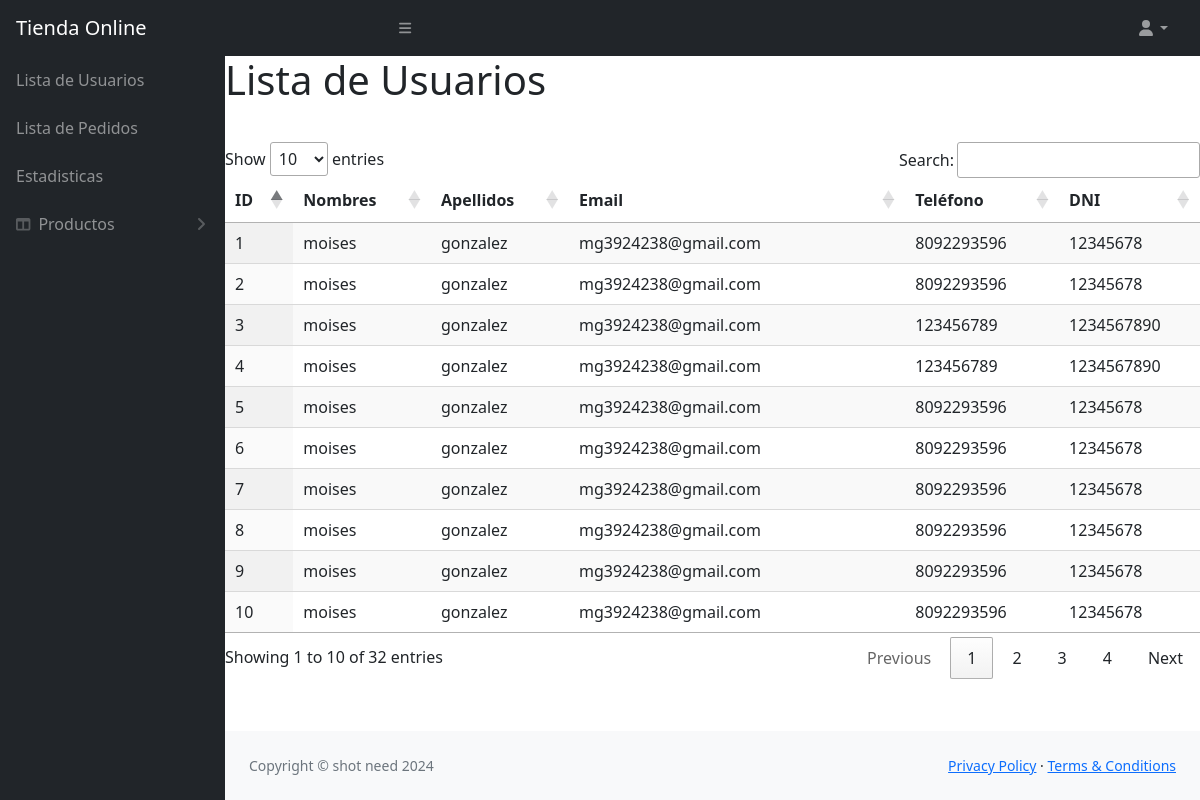
Screenshot of /Admin/Usuarios.php with the database file from the repository.
### tables this page shows
CREATE TABLE `clientes` (
  `nombres` varchar(80) NOT NULL,
  `apellidos` varchar(80) NOT NULL,
  `email` varchar(50) NOT NULL,
  `telefono` varchar(20) NOT NULL,
  `dni` varchar(20) NOT NULL,
  `estatus` tinyint(4) NOT NULL,
  `fecha_alta` datetime NOT NULL,
  `fecha_modifica` int(11) DEFAULT NULL,
  `fecha_baja` int(11) DEFAULT NULL,
  `ubicacion` varchar(100) NOT NULL,
  `id` int(11) NOT NULL
);

### Admin/Usuarios.php (the view, shortened to what this page needs)
<?php
$db = new Database();
$con = $db->conectar();
?>
<!DOCTYPE html>
<html lang="en">
<head>
    <link href="https://cdn.jsdelivr.net/npm/bootstrap@5.3.2/dist/css/bootstrap.min.css" rel="stylesheet">
    <link href="CSS/estilo.css" rel="stylesheet">
    <link rel="stylesheet" href="CSS/esp.css">
    <link rel="stylesheet" type="text/css" href="https://cdn.datatables.net/1.13.1/css/jquery.dataTables.css">
</head>
<body>
 <?php include  'header.php'; ?>
 <main>
<h1>Lista de Usuarios</h1>
<div  class="container" >
 <div class="table-responsive">
 <table id="example" class="display responsive nowrap" style="width:100%">
    <thead>
    <tr>
    <th>ID</th>
    <th>Nombres</th>
    <th>Apellidos</th>
    <th>Email</th>
    <th>Teléfono</th>
    <th>DNI</th>
    </tr>
    </thead>
    <tbody id="tableBody">
    <?php
                        $sql_productos = $con->prepare("SELECT id,nombres, apellidos, email, telefono, dni FROM clientes");
                        $sql_productos->execute();
                        $result = $sql_productos->fetchAll(PDO::FETCH_ASSOC);
                        foreach ($result as $row) {
                            echo "<tr>";
                            echo "<td>{$row['id']}</td>";
                            echo "<td>{$row['nombres']}</td>";
                            echo "<td>{$row['apellidos']}</td>";
                            echo "<td>{$row['email']}</td>";
                            echo "<td>{$row['telefono']}</td>";
                            echo "<td>{$row['dni']}</td>";
                            echo "</tr>";
                        }
                        ?>
</tbody>
</table>
</div>
</div>
</main>
    <?php include  'footer.php'; ?>
</body>
</html>

### css/estilo.css (style rules this page uses)
main>.container { padding: 30px 0; }

### Admin/USUARIO/css/esp.css (style rules this page uses)
body { background-color:#005476; }

### rows the page displays
clientes: id "1", nombres "moises", apellidos "gonzalez", email "mg3924238@gmail.com", telefono "8092293596", dni "12345678"
clientes: id "2", nombres "moises", apellidos "gonzalez", email "mg3924238@gmail.com", telefono "8092293596", dni "12345678"
clientes: id "3", nombres "moises", apellidos "gonzalez", email "mg3924238@gmail.com", telefono "123456789", dni "1234567890"
clientes: id "4", nombres "moises", apellidos "gonzalez", email "mg3924238@gmail.com", telefono "123456789", dni "1234567890"
clientes: id "5", nombres "moises", apellidos "gonzalez", email "mg3924238@gmail.com", telefono "8092293596", dni "12345678"
clientes: id "6", nombres "moises", apellidos "gonzalez", email "mg3924238@gmail.com", telefono "8092293596", dni "12345678"
clientes: id "7", nombres "moises", apellidos "gonzalez", email "mg3924238@gmail.com", telefono "8092293596", dni "12345678"
clientes: id "8", nombres "moises", apellidos "gonzalez", email "mg3924238@gmail.com", telefono "8092293596", dni "12345678"
clientes: id "9", nombres "moises", apellidos "gonzalez", email "mg3924238@gmail.com", telefono "8092293596", dni "12345678"
clientes: id "10", nombres "moises", apellidos "gonzalez", email "mg3924238@gmail.com", telefono "8092293596", dni "12345678"
